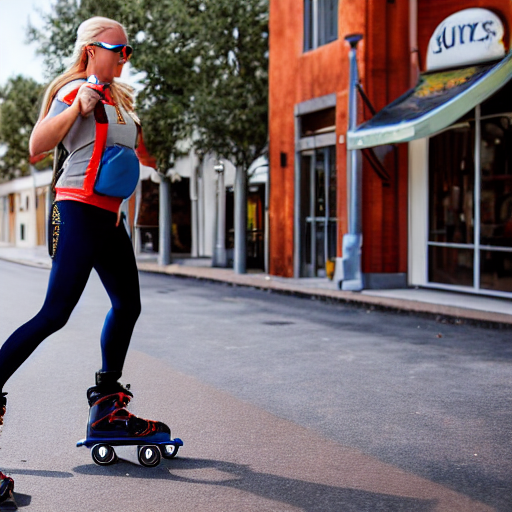
#> input picture generated_image.png, 512 x 512 px
$ python -i fachada_foto.py   (imports and definitions only)
#> lines starting #> are read from the running program, lines starting #| are printed output that depends on the picture
# -*- coding: utf-8 -*-
"""Veredito da FOTO de fachada — antes de julgar a foto, ela precisa provar que é do endereço.

POR QUE EXISTE (14/11/2026, "tá super furado"). A classe visual do VLM (`verificacao_sede.visual_classe`)
era lida como se a foto fosse da sede. Conjunto de controle rotulado à mão (51 fotos do acervo) e a base
inteira mostraram três furos:

1. **Foto de outro lugar.** 64 grupos de fotos IDÊNTICAS gravadas para empresas de endereços diferentes
   (Itaperuna: 10 endereços, mesma foto, todos "ROOFTOP"; Mangaratiba: 8 empresas com a mesma praia como
   "área rural"). O geocodificador caiu no centro do município — o CEP era o genérico (`xxxxx000`).
   1.163 fotos vinham de coordenada aproximada (GEOMETRIC_CENTER / APPROXIMATE / RANGE_INTERPOLATED):
   a foto é do meio da rua, não do lote. Painéis de terceiros (© The TMax, câmera de painel BLACKVUE,
   interior de garagem) entravam como fachada.
2. **Fachada boa como ruim.** "construcao_precaria_barraco" acertou 2 de 7 casos com endereço provado:
   o resto eram casas de alvenaria comuns (Marquês de Baependi 61 com o número visível no portão).
3. **Mato como normal.** 155 sedes com foto de terreno/mato/barraco ficaram com status AFASTADO, e a
   classe visual não chegava à investigação de fachada (card C / Lex) — só o painel a via.

REGRAS (determinísticas, sem LLM — o VLM já falou; aqui se decide o que a fala dele vale):
  * a foto PROVA o endereço só com: coordenada no número (ROOFTOP), número no endereço, CEP que não é o
    genérico do município, coordenada que não é compartilhada por outro endereço e imagem que não é de
    terceiro. Sem prova → INDISPONÍVEL (não acusa NEM absolve — foto genérica não é "sede real").
  * com prova: terreno/mato → INDÍCIO (confirmar in loco); edificado → AFASTADO; "barraco" → revisão
    humana (o VLM não distingue casa simples de barraco); cadastro de LOJA/SALA/BLOCO com foto de
    terreno/barraco → a foto contradiz o cadastro, logo é de outro ponto → INDISPONÍVEL.
  * nenhuma foto condena sozinha: o INDÍCIO carrega a explicação inocente.
"""
from __future__ import annotations

import sqlite3

import json
import logging
import re
import subprocess
import unicodedata
from pathlib import Path

logger = logging.getLogger(__name__)

CLASSES_TERRENO = frozenset({"terreno_baldio", "area_aberta_rural"})
CLASSE_PRECARIA = "construcao_precaria_barraco"
# 15/11/2026: controle sintético mostrou loja trancada/pichada saindo "comercial_industrial" → AFASTADO.
CLASSE_FECHADO = "estabelecimento_fechado_abandonado"
CLASSE_VIA = "via_sem_lote_visivel"   # 15/11/2026: acostamento de rodovia saía "área aberta rural"
CLASSES_COMERCIAIS = frozenset({"comercial_industrial", "galpao_logistico"})
CLASSES_RESIDENCIAIS = frozenset({"casa_residencial", "predio_residencial"})

# Único geo_tipo que mira o NÚMERO. Os demais são centroide de rua/CEP ou interpolação na faixa.
_GEO_PRECISO = "ROOFTOP"
_SEM_NUMERO = {"", "S/N", "SN", "S N", "SNº", "SNO", "0", "00", "000", "SEM NUMERO", "KM"}
# Complemento que diz "unidade comercial dentro de edificação" — incompatível com foto de terreno/barraco.
_COMPL_COMERCIAL = re.compile(r"\b(LOJA|LOJ|LJ|SALA|SAL|SL|BLOCO|BLC|BL|ANDAR|CONJ|CONJUNTO|GALPAO|BOX|"
                              r"SHOPPING|EDIF|ED|TORRE|PAVIMENTO|PAV)\b\.?")
# Rodapé de câmera de painel (dashcam) que aparece no crédito de painéis enviados por usuários.
_DASHCAM = re.compile(r"(BLACK\s*V|DR\d{3}|1CH|UHD|KM/H)", re.I)


def _sem_acento(s) -> str:
    t = unicodedata.normalize("NFKD", str(s or ""))
    return "".join(c for c in t if not unicodedata.combining(c)).upper().strip()


def normalizar_classe(classe) -> str:
    """'Terreno baldio' / 'terreno-baldio' → 'terreno_baldio' (antes caía em 'indeterminado')."""
    return re.sub(r"[\s\-]+", "_", str(classe or "").strip().lower())


# [66 lines left out: functions cep_generico, credito_de_terceiro, _numero, _cep, prova_de_endereco, not called in this run]


_INOCENTE_TERRENO = ("A imagem de rua pode ser antiga (o Street View tem data) e o lote ter sido edificado "
                     "depois; a sede pode ficar ao fundo do terreno ou no lote vizinho; prestadora de serviço "
                     "em campo pode ter sede administrativa mínima. Foto sozinha não condena.")


# [67 lines left out: functions veredito_foto, _chave_endereco, not called in this run]


_IDX_COORD: dict = {"ts": 0.0, "id": None, "idx": None}


# [36 lines left out: functions _indice_coordenadas, enderecos_na_coordenada, not called in this run]


_CACHE_CREDITO = Path("data") / "cache" / "fachada_credito_imagem.json"  # gitignored
_DIR_IMG = Path("data") / "fachada_img"


def credito_da_imagem(caminho) -> str | None:
    """Lê (OCR, tesseract local, grátis) o rodapé '© ...' da foto. Cacheado por arquivo.
    Sem arquivo/tesseract → None (não se presume nada)."""
#> called with caminho = '../generated_image.png'
    p = Path(str(caminho or ""))
    if not p.is_file():
        return None
    try:
        cache = json.loads(_CACHE_CREDITO.read_text("utf-8")) if _CACHE_CREDITO.exists() else {}
    except (OSError, ValueError):
        cache = {}
    chave = f"{p.name}:{p.stat().st_size}"
    if chave in cache:
        return cache[chave]
    try:
        import io

        from PIL import Image
        im = Image.open(p).convert("L")
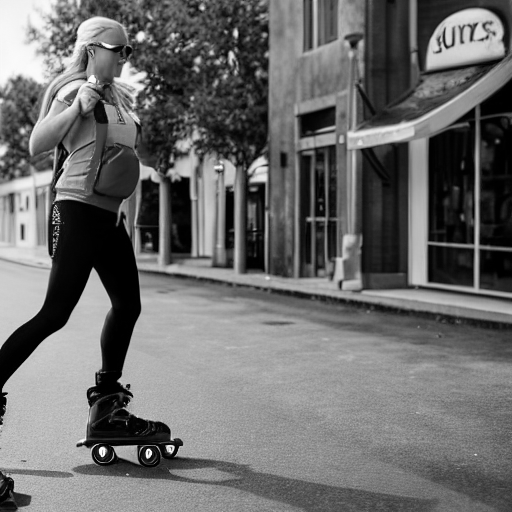
#> im: PIL image 512x512 L; min 0, max 255, mean 107.6
        w, h = im.size
#> w = 512; h = 512
        recorte = im.crop((max(0, w - 200), max(0, h - 22), w, h)).resize((800, 88))
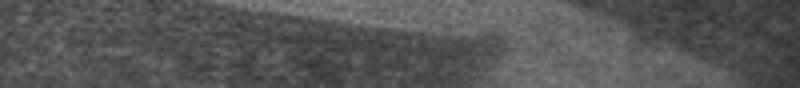
#> recorte: PIL image 800x88 L; min 50, max 136, mean 87.3
        buf = io.BytesIO()
        recorte.save(buf, "PNG")
#> (the run stopped early here; a loop or call above may not have finished)
